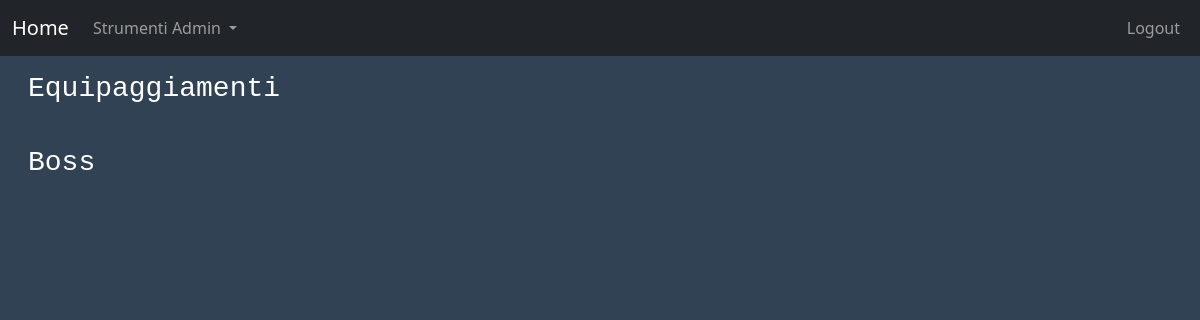
The page /home/ (signed in) on the database as committed earlier.
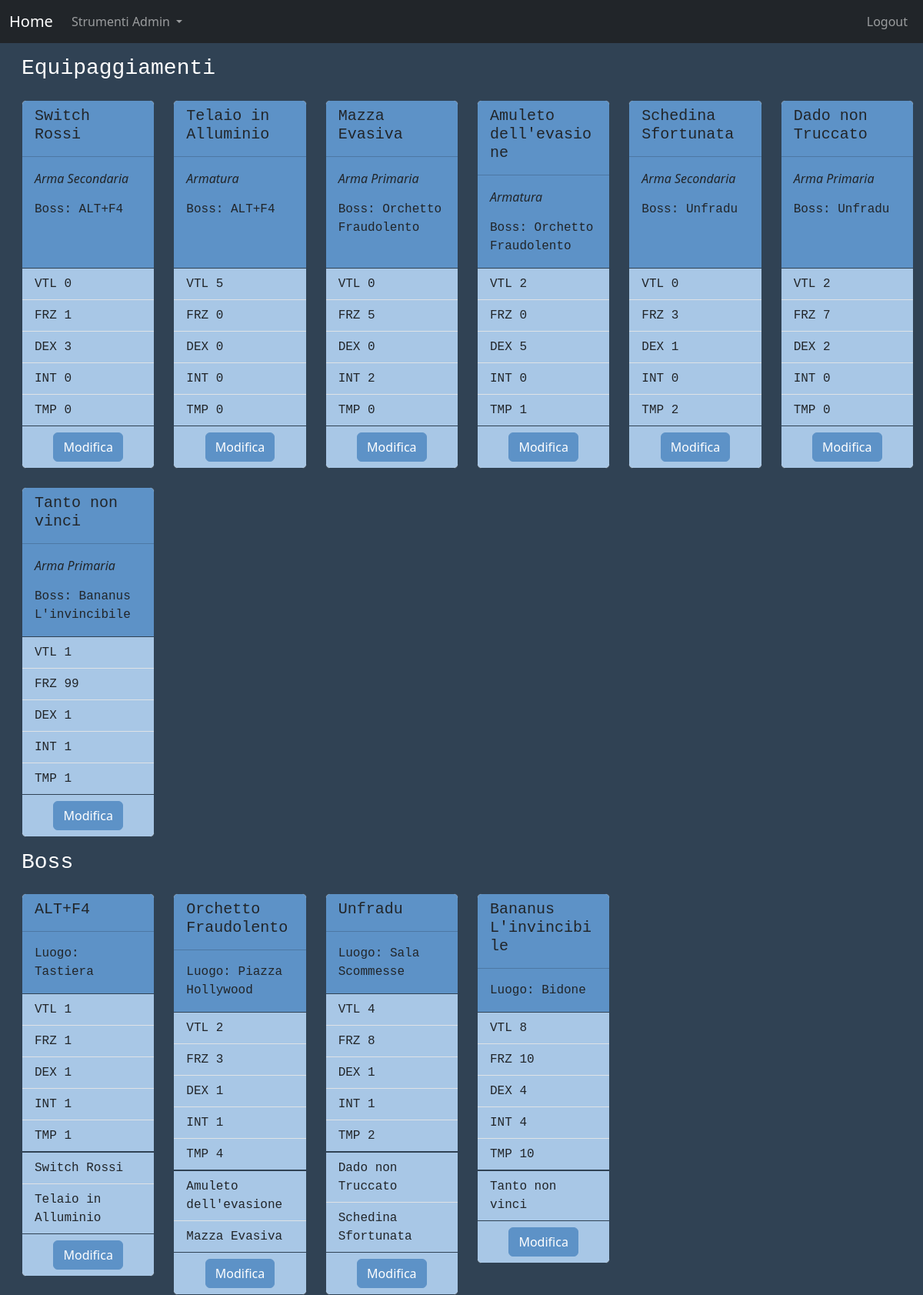
The same page on the database as committed later.
### struttureGioco/models.py (models this page shows, shortened)
class Equipaggiamento(models.Model):
	nome = models.CharField(max_length = 50, unique = True)
	tipo = models.CharField(max_length = 1, choices = TIPOEQUIPAGGIAMENTO, null = True)
	abilitato = models.BooleanField(default = True)
	boss = models.ForeignKey("Boss", on_delete = models.CASCADE, blank = True, null = True)
	vitalita = models.IntegerField(default = 0)
	forza = models.IntegerField(default = 0)
	destrezza = models.IntegerField(default = 0)
	intelligenza = models.IntegerField(default = 0)
	tempra = models.IntegerField(default = 0)

class Boss(models.Model):
	nome = models.CharField(max_length = 50, unique = True)
	luogo = models.CharField(max_length = 100, null = True, unique = True)
	vita = models.IntegerField(default = 10)
	abilitato = models.BooleanField(default = False)
	vitalita = models.IntegerField(default = 0)
	forza = models.IntegerField(default = 0)
	destrezza = models.IntegerField(default = 0)
	intelligenza = models.IntegerField(default = 0)
	tempra = models.IntegerField(default = 0)
	def upload_location(instance, filename):
		filebase, extension = filename.split('.')
		return 'static/imgB/%s.%s' % (instance.nome, extension)
	image = models.ImageField(upload_to = upload_location, null = True, storage = OverwriteStorage())
	def __str__(self):
		return self.nome

### home/views.py (the view, shortened to what this page needs)
# urls.py: path('home/', homeView, name = "home"),
def homeView(request):
	user = request.user
	context = {}
	if not user.is_authenticated:
		return redirect("login")
	if user.is_admin:
		pag = "homeAdmin.html"
		equip = Equipaggiamento.objects.all()
		boss = Boss.objects.all()
		bossDrop = []
		for b in boss:
			bossDrop.append({
				'boss': b,
				'drop': Equipaggiamento.objects.filter(boss = b).order_by('nome')
			})
		context = {'equip': equip, 'bossDrop': bossDrop}
	return render(request, pag, context)

### home/templates/homeAdmin.html (shortened to what this page needs)
<!DOCTYPE html>
{% load bootstrap5 %}
{% bootstrap_css %}
<html lang="en">
<head>
	{% load static %}
	<link rel="stylesheet" href="{% static './styles.css'%}">
</head>
<body>
<nav class="navbar navbar-expand navbar-dark bg-dark mb-3 ">
	<div class="container-fluid">
		<a class="navbar-brand" href="#">Home</a>
		<div class="collapse navbar-collapse" id="drop">
			<ul class="navbar-nav  mb-2 mb-lg-0">
				{% if request.user.is_admin%}
				<li class="nav-item dropdown">
					<a class="nav-link dropdown-toggle" href="#" id="navbarDropdownMenuLink" role="button"
					   data-bs-toggle="dropdown" aria-expanded="false">
						Strumenti Admin
					</a>
				</li>
				{%endif%}
			</ul>
		</div>
		<div class="collapse navbar-collapse">
			<ul class="navbar-nav  mb-2 mb-lg-0">
				<li class="nav-item">
					<a class="nav-link" href="{% url 'logout' %}">Logout</a>
				</li>
			</ul>
		</div>
	</div>
</nav>
<div class="container-fluid ">
	<div class="row ms-1">
		<h3 class="text-white font-monospace">Equipaggiamenti</h3>
		<div class="col mt-3">
			<div class="row row-cols-sm-2 row-cols-lg-4 row-cols-xl-6  g-4">
				{% for item in equip %}
				<div class="col">
					<div class="card h-100">
						<div class="card-header">
							<h5 class="card-title font-monospace">{{item.nome}}</h5>
						</div>
						<div class="card-body">
							{% if item.tipo == "P"%}
							<p class="card-text fst-italic">Arma Primaria</p>
							{% elif item.tipo == "S"%}
							<p class="card-text fst-italic">Arma Secondaria</p>
							{% else %}
							<p class="card-text fst-italic">Armatura</p>
							{% endif %}
							<p class="card-text font-monospace">Boss: {{item.boss}}</p>
						</div>
						<ul class="list-group list-group-flush">
							<li class="list-group-item font-monospace ">VTL {{item.vitalita}}</li>
							<li class="list-group-item font-monospace ">FRZ {{item.forza}}</li>
							<li class="list-group-item font-monospace ">DEX {{item.destrezza}}</li>
							<li class="list-group-item font-monospace ">INT {{item.intelligenza}}</li>
							<li class="list-group-item font-monospace ">TMP {{item.tempra}}</li>
						</ul>
						<div class="card-footer text-center">
							<a class="btn btn-primary" target="_blank"
							   href="http://127.0.0.1:8000/admin/struttureGioco/equipaggiamento/{{item.id}}/change">Modifica</a>
						</div>
					</div>
				</div>
				{%endfor%}
			</div>
		</div>
	</div>
	<div class="row ms-1 mt-3">
		<h3 class="text-white font-monospace">Boss</h3>
		<div class="col mt-3">
			<div class="row row-cols-sm-2 row-cols-lg-4 row-cols-xl-6  g-4">
				{% for b in bossDrop %}
				<div class="col">
					<div class="card ">
						<div class="card-header">
							<h5 class="card-title font-monospace">{{b.boss.nome}}</h5>
						</div>
						<div class="card-body">
							<p class="card-text font-monospace">Luogo: {{b.boss.luogo}}</p>
						</div>
						<ul class="list-group list-group-flush">
							<li class="list-group-item font-monospace ">VTL {{b.boss.vitalita}}</li>
							<li class="list-group-item font-monospace ">FRZ {{b.boss.forza}}</li>
							<li class="list-group-item font-monospace ">DEX {{b.boss.destrezza}}</li>
							<li class="list-group-item font-monospace ">INT {{b.boss.intelligenza}}</li>
							<li class="list-group-item font-monospace ">TMP {{b.boss.tempra}}</li>
						</ul>
						{%if b.drop is not None%}
						<ul class="list-group list-group-flush">
							{% for d in b.drop%}
							<li class="list-group-item font-monospace ">{{d.nome}}</li>
							{%endfor%}
						</ul>
						{%endif%}
						<div class="card-footer text-center">
							<a class="btn btn-primary" target="_blank"
							   href="http://127.0.0.1:8000/admin/struttureGioco/boss/{{b.boss.id}}/change">Modifica</a>
						</div>
					</div>
				</div>
				{%endfor%}
			</div>
		</div>
	</div>
</div>
</body>
</html>

### home/static/styles.css (style rules this page uses)
.navbar-collapse { justify-content: flex-end; }
#drop { justify-content: flex-start; }
.card { border-color: #304254 !important;; }
.card-body { background-color: #5D92C7; }
.card-header { background-color: #5D92C7; }
body { background-color: #304254; }
.list-group-item { background-color: #A8C7E6; }
.card-footer { background-color: #A8C7E6; }
.btn-primary { background-color: #5D92C7; border-color: #5D92C7; }

Rows that differ between the two databases and show on the page:
added Equipaggiamento: nome "Switch Rossi", tipo "Arma Secondaria", boss "ALT+F4", vitalita "0", forza "1", destrezza "3", intelligenza "0", tempra "0"
added Equipaggiamento: nome "Telaio in Alluminio", tipo "Armatura", boss "ALT+F4", vitalita "5", forza "0", destrezza "0", intelligenza "0", tempra "0"
added Equipaggiamento: nome "Mazza Evasiva", tipo "Arma Primaria", boss "Orchetto Fraudolento", vitalita "0", forza "5", destrezza "0", intelligenza "2", tempra "0"
added Equipaggiamento: nome "Amuleto dell'evasione", tipo "Armatura", boss "Orchetto Fraudolento", vitalita "2", forza "0", destrezza "5", intelligenza "0", tempra "1"
added Equipaggiamento: nome "Schedina Sfortunata", tipo "Arma Secondaria", boss "Unfradu", vitalita "0", forza "3", destrezza "1", intelligenza "0", tempra "2"
added Equipaggiamento: nome "Dado non Truccato", tipo "Arma Primaria", boss "Unfradu", vitalita "2", forza "7", destrezza "2", intelligenza "0", tempra "0"
added Equipaggiamento: nome "Tanto non vinci", tipo "Arma Primaria", boss "Bananus L'invincibile", vitalita "1", forza "99", destrezza "1", intelligenza "1", tempra "1"
added Boss: boss.nome "ALT+F4", boss.luogo "Tastiera", boss.vitalita "1", boss.forza "1", boss.destrezza "1", boss.intelligenza "1", boss.tempra "1"
added Boss: boss.nome "Orchetto Fraudolento", boss.luogo "Piazza Hollywood", boss.vitalita "2", boss.forza "3", boss.destrezza "1", boss.intelligenza "1", boss.tempra "4"
added Boss: boss.nome "Unfradu", boss.luogo "Sala Scommesse", boss.vitalita "4", boss.forza "8", boss.destrezza "1", boss.intelligenza "1", boss.tempra "2"
added Boss: boss.nome "Bananus L'invincibile", boss.luogo "Bidone", boss.vitalita "8", boss.forza "10", boss.destrezza "4", boss.intelligenza "4", boss.tempra "10"
